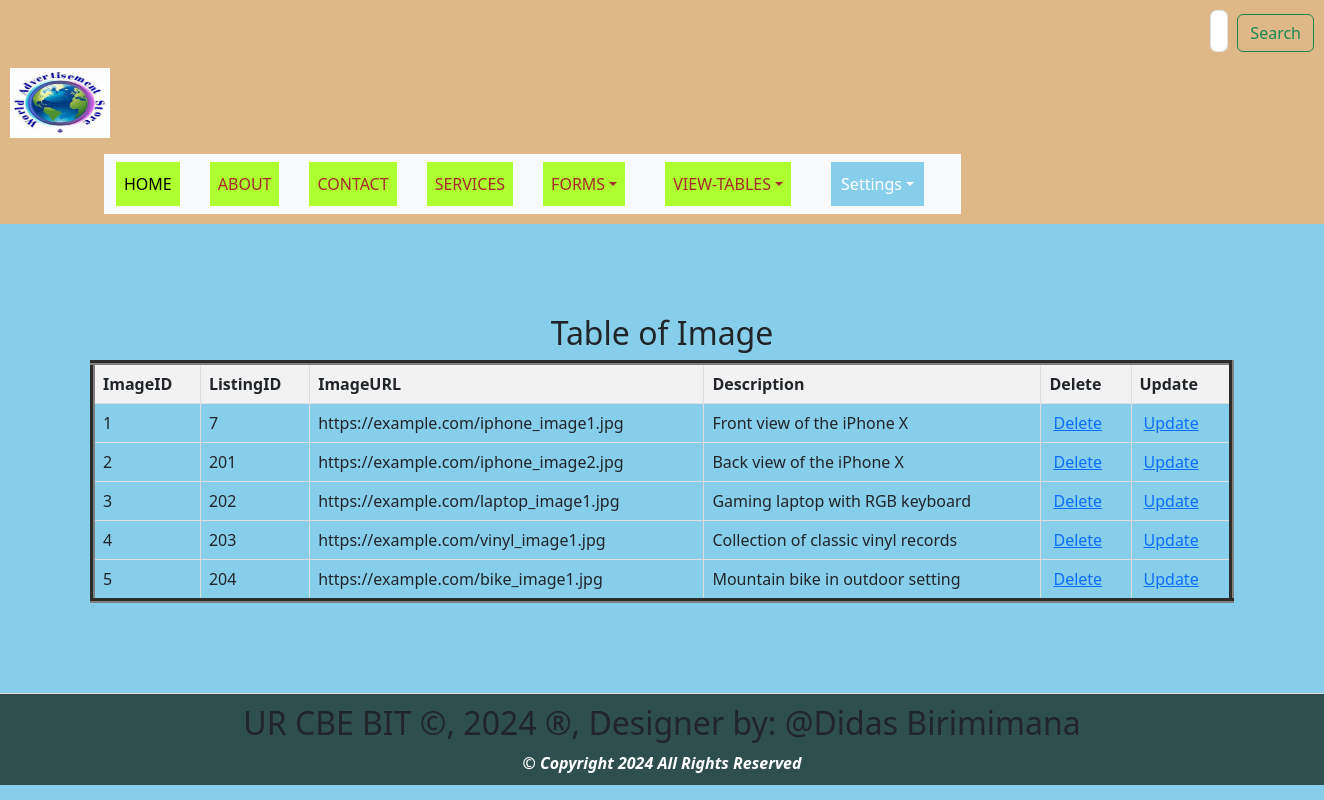
Page /view_images.php on the committed database.
### tables this page shows
CREATE TABLE `images` (
  `ImageID` int(11) NOT NULL,
  `ListingID` int(11) NOT NULL,
  `ImageURL` varchar(255) NOT NULL,
  `Description` text DEFAULT NULL
);

### view_images.php (the view, shortened to what this page needs)
<html>
<head>
  <link rel="stylesheet" type="text/css" href="styles.css" title="style 1" media="screen, tv, projection, handheld, print"/>
  <link rel="stylesheet" type="text/css" href="styles.css" title="style 1" media="screen, tv, projection, handheld, print">
    <link href="https://cdn.jsdelivr.net/npm/bootstrap@5.3.3/dist/css/bootstrap.min.css" rel="stylesheet">
</head>
<body style="background-color: skyblue;">
<header>
    <form class="d-flex" role="search" action="search.php" method="GET">
        <input class="form-control me-2" type="search" placeholder="Search" aria-label="Search" name="query">
        <button class="btn btn-outline-success" type="submit">Search</button>
    </form>
    <ul style="list-style-type: none; padding: 0;">
        <li style="display: inline; margin-right: 10px;">
           <a href="home.html">
            <img src="./Images/th.jpeg" width="100" height="70" alt="Logo"> </a>
        </li>
    </ul>
    <div class="container">
        <div class="row">
            <div class="col-auto">
                <div class="box">
                    <nav class="navbar navbar-expand-lg bg-body-tertiary">
                        <div class="container-fluid">
                            <div class="collapse navbar-collapse" id="navbarNavDropdown">
                                <ul class="navbar-nav">
                                    <li class="nav-item">
                                        <a class="nav-link active" aria-current="page" href="home.html">HOME</a>
                                    </li>
                                    <li class="nav-item">
                                        <a class="nav-link" href="about.html">ABOUT</a>
                                    </li>
                                    <li class="nav-item">
                                        <a class="nav-link" href="contact.html">CONTACT</a>
                                    </li>
                                    <li class="nav-item">
                                        <a class="nav-link" href="services.html">SERVICES</a>
                                    </li>
                                    <li class="nav-item dropdown">
                                        <a class="nav-link dropdown-toggle" href="#"  data-bs-toggle="dropdown" aria-expanded="false">FORMS</a>
                                    </li>
                                    <li class="nav-item dropdown">
                                        <a class="nav-link dropdown-toggle" href="#" role="button" data-bs-toggle="dropdown" aria-expanded="false">VIEW-TABLES</a>
                                    </li>
                                    <li class="dropdown" style="display: inline; margin-right: 10px;">
                                        <a href="#" class="nav-link dropdown-toggle" style="padding: 10px; color: white; background-color: skyblue; text-decoration: none; margin-right: 15px;">Settings</a>
                                    </li>
                                </ul>
                            </div>
                        </div>
                    </nav>
                </div>
            </div>
        </div>
    </div>
</header>
<section>
<!DOCTYPE html>
<html>
<head>
</head>
<body>
    <center><h2>Table of Image</h2></center>
    <table border="5">
        <tr>
            <th>ImageID</th>
            <th>ListingID</th>
            <th>ImageURL</th>
            <th>Description</th>
            <th>Delete</th>
            <th>Update</th>
        </tr>
        <?php
       include('Database_Connection.php');
        $sql = "SELECT * FROM images";
        $result = $connection->query($sql);
        if ($result->num_rows > 0) {
            while ($row = $result->fetch_assoc()) {
                $instId = $row['ImageID'];
                echo "<tr>
                    <td>" . $row['ImageID'] . "</td>
                    <td>" . $row['ListingID'] . "</td>
                    <td>" . $row['ImageURL'] . "</td>
                    <td>" . $row['Description'] . "</td>
                    <td><a style='padding:4px' href='delete_images.php?ImageID=$instId'>Delete</a></td>
                    <td><a style='padding:4px' href='update_images.php?ImageID=$instId'>Update</a></td>
                </tr>";
            }
        } else {
            echo "<tr><td colspan='9'>No data found</td></tr>";
        }
        ?>
    </table>
</body>
    </section>
<footer>
 <marquee behavior='alternate'>
<b><h2>UR CBE BIT &copy, 2024 &reg, Designer by: @Didas Birimimana</h2></b>
</marquee>
<center><b style="color: white;"><i>&copy Copyright 2024 All Rights Reserved</i></b></center>
</footer>
</body>
</html>

### styles.css (style rules this page uses)
body { font-family: Arial, sans-serif; margin: 0; padding: 0; }
header { background-color: darkslategray; padding: 5px; }
nav { display: flex; justify-content: space-between; }
.nav-link { list-style: none; margin: 0; padding: 0; display: inline-block; margin-right: 20px; text-decoration: none; color: black; }
.dropdown { position: relative; display: inline; margin-right: 10px; }
section { padding: 90px; border-bottom: 1px solid #ddd; }
footer { text-align: center; padding: 10px; background-color: darkslategray; }

### view_images.php (style rules this page uses)
.nav-link { padding: 10px; color: white; background-color: greenyellow; text-decoration: none; margin-right: 30px; text-align: center; }
.nav-link:link { color: brown; }
button.btn { margin-left: 1px; margin-top: 4px; }
input.form-control { margin-left: 1200px; padding: 8px; }
header { background-color: burlywood; padding: 10px; }
table { width: 100%; border-collapse: collapse; }
th, td { border: 1px solid #ddd; padding: 8px; text-align: left; }
th { background-color: #f2f2f2; }

### rows in the picture
images: ImageID "1", ListingID "7", ImageURL "https://example.com/iphone_image1.jpg", Description "Front view of the iPhone X"
images: ImageID "2", ListingID "201", ImageURL "https://example.com/iphone_image2.jpg", Description "Back view of the iPhone X"
images: ImageID "3", ListingID "202", ImageURL "https://example.com/laptop_image1.jpg", Description "Gaming laptop with RGB keyboard"
images: ImageID "4", ListingID "203", ImageURL "https://example.com/vinyl_image1.jpg", Description "Collection of classic vinyl records"
images: ImageID "5", ListingID "204", ImageURL "https://example.com/bike_image1.jpg", Description "Mountain bike in outdoor setting"
